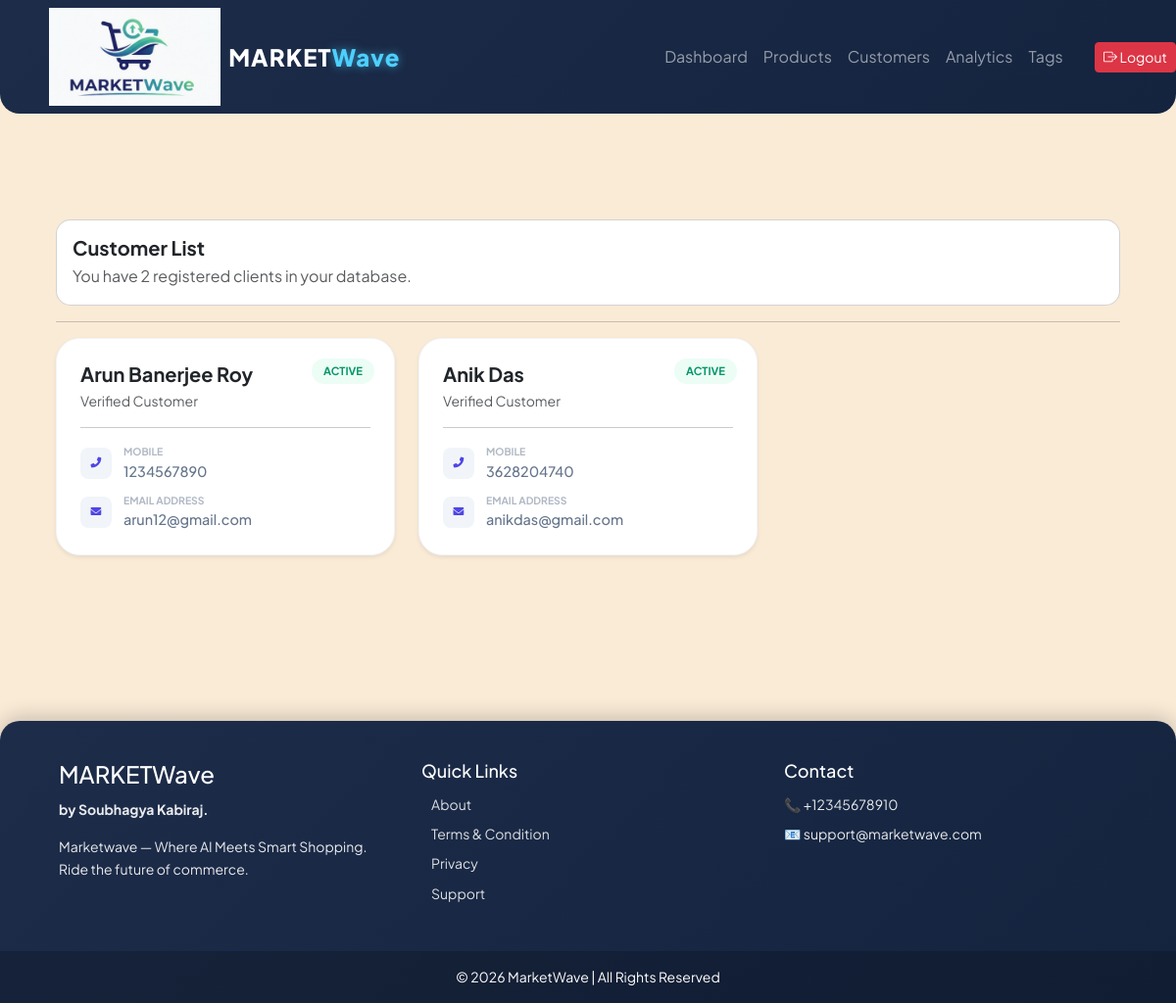
/customer_list (signed in), run on the app's committed database.
### account/models.py (models this page shows, shortened)
class Customer(models.Model):
    name=models.CharField(max_length=100)
    phone=models.CharField(max_length=100)
    email=models.CharField(max_length=200)
    date_created=models.DateTimeField(auto_now_add=True, null=True)

### account/views.py (the view)
# urls.py: path('customer_list',views.Customer_list,name='customer_list'),
@login_required(login_url='loginpage')
def Customer_list(request):
    customer=Customer.objects.all()
    context={'customer':customer}
    return render(request,'account/customer_list.html',context)

### template/account/customer_list.html (shortened to what this page needs)
{% extends 'main.html' %}
{% block content %}
<link rel="stylesheet" href="https://cdnjs.cloudflare.com/ajax/libs/font-awesome/6.0.0/css/all.min.css">
<div class="container py-5">
    <div class="card card-body">
        <div>
            <h5 class="fw-bold mb-1 text-dark">Customer List</h5>
            <p class="text-muted mb-0">You have {{ customer|length }} registered clients in your database.</p>
        </div>
    </div>
<hr>
    <div class="customer-grid">
        {% for i in customer %}
        <div class="user-card shadow-sm">
            <span class="status-pill">Active</span>
            <h5 class="fw-bold text-dark mb-1">{{ i.name }}</h5>
            <p class="text-muted small mb-3">Verified Customer</p>
            <hr class="opacity-10">
            <div class="detail-row">
                <div class="detail-icon">
                </div>
                <div>
                    <span class="d-block text-xs text-uppercase fw-bold opacity-50" style="font-size: 0.65rem;">Mobile</span>
                    <span class="fw-medium">{{ i.phone }}</span>
                </div>
            </div>
            <div class="detail-row">
                <div class="detail-icon">
                </div>
                <div class="text-truncate">
                    <span class="d-block text-xs text-uppercase fw-bold opacity-50" style="font-size: 0.65rem;">Email Address</span>
                    <span class="fw-medium">{{ i.email }}</span>
                </div>
            </div>
            </div>
        {% endfor %}
    </div>
</div>
{% endblock content %}

### static/css/main.css (style rules this page uses)
* body { font-family: 'Poppins', sans-serif; background-color: antiquewhite; color: #333; line-height: 1.6; }
html { scroll-behavior: smooth; }
.card { border-radius: 15px; transition: transform 0.3s ease, box-shadow 0.3s ease; }

### template/account/customer_list.html (style rules this page uses)
:root { --crm-bg: #f8fafc; --accent-color: #4f46e5; --card-shadow: 0 10px 15px -3px rgba(0, 0, 0, 0.1), 0 4px 6px -2px rgba(0, 0, 0, 0.05); }
body { font-family: 'Plus Jakarta Sans', sans-serif; }
.customer-grid { display: grid; grid-template-columns: repeat(auto-fill, minmax(300px, 1fr)); gap: 1.5rem; }
.user-card { background: white; border-radius: 24px; padding: 1.5rem; border: 1px solid #f1f5f9; transition: all 0.3s cubic-bezier(0.4, 0, 0.2, 1); position: relative; overflow: hidden; }
.detail-row { display: flex; align-items: center; gap: 12px; margin-top: 10px; color: #64748b; font-size: 0.9rem; }
.detail-icon { width: 32px; height: 32px; background: #f1f5f9; border-radius: 8px; display: flex; align-items: center; justify-content: center; color: var(--accent-color); }
.status-pill { position: absolute; top: 20px; right: 20px; padding: 4px 12px; background: #ecfdf5; color: #059669; border-radius: 50px; font-size: 0.7rem; font-weight: 700; text-transform: uppercase; }

### data on the page
Customer: name "Arun Banerjee Roy", phone "1234567890", email "arun12@gmail.com"
Customer: name "Anik Das", phone "3628204740", email "anikdas@gmail.com"

### other printed values
{{ customer|length }} "2"
